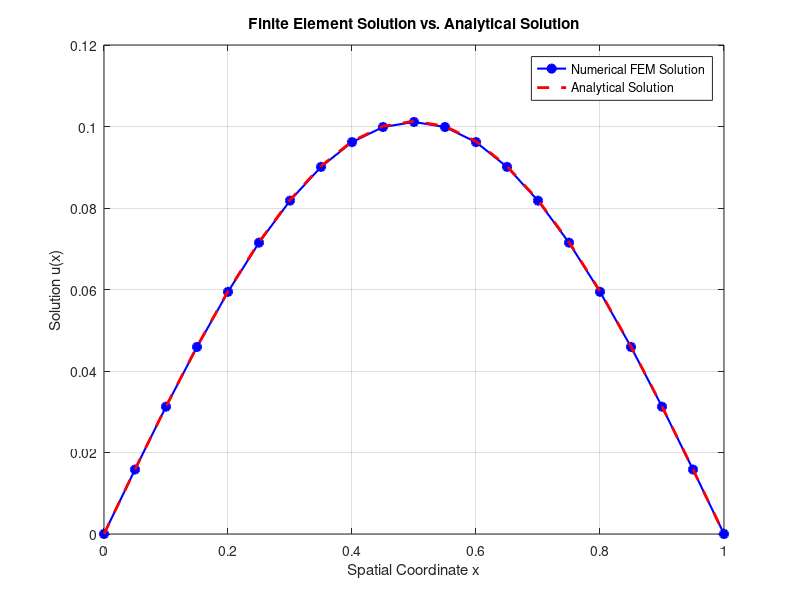
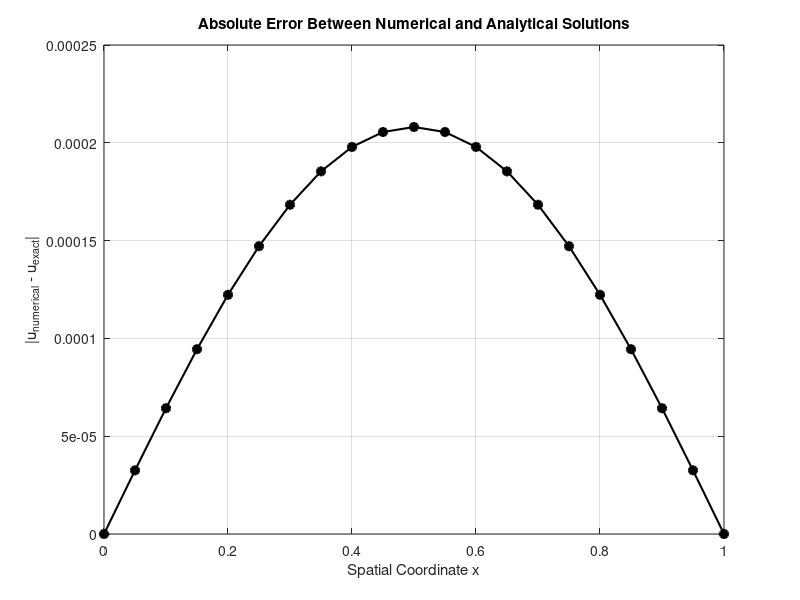

These charts were generated, in order, by the following MATLAB code:
% galerkin_1d.m
% Galerkin Finite Element Solver for the Poisson Equation:
%   -k * d^2u/dx^2 = f(x) on Omega = (0,1)
% with homogeneous Dirichlet boundary conditions:
%   u(0) = 0 and u(1) = 0

clear; clc; close all;

%% 1. Parameters and Domain Discretization

% Physical Parameters
k = 1;                 % Diffusion coefficient (k > 0)
f = @(x) sin(pi*x);    % Source term f(x)

% Numerical Parameters
M = 20;                % Number of finite elements (total nodes = M + 1)
L = 1;                 % Length of the domain
x = linspace(0, L, M+1)';  % Grid points (column vector)
h = x(2) - x(1);           % Element size

% Number of Interior Nodes (excluding boundaries)
N = M - 1;

%% 2. Assembly of Stiffness Matrix (K) and Load Vector (F)

% Initialize global stiffness matrix and load vector
K = sparse(N, N);   % Stiffness matrix
F = zeros(N, 1);    % Load vector

% Loop over each finite element to assemble K and F
for e = 1:M
    % Nodes associated with the current element
    n1 = e;     % Global node number (1 to M)
    n2 = e + 1; % Global node number (2 to M+1)
    
    % Local stiffness matrix for the element
    K_local = (k / h) * [1, -1; -1, 1];
    
    % Local load vector for the element (using Trapezoidal Rule)
    F_local = (h / 6) * [2*f(x(n1)) + f(x(n2)); f(x(n1)) + 2*f(x(n2))];
    % Alternatively, for higher accuracy, use Simpson's Rule or Gaussian Quadrature
    
    % Map local nodes to global unknowns
    % Interior nodes are 2 to M, corresponding to unknowns 1 to N
    % Nodes 1 and M+1 are boundary nodes with known values (homogeneous Dirichlet)
    global_nodes = [n1, n2];
    global_unknowns = global_nodes - 1;
    
    % Assemble the global stiffness matrix
    for i = 1:2
        for j = 1:2
            % Only assemble if both nodes are interior
            if (global_unknowns(i) >= 1) && (global_unknowns(i) <= N) && ...
               (global_unknowns(j) >= 1) && (global_unknowns(j) <= N)
                K(global_unknowns(i), global_unknowns(j)) = ...
                    K(global_unknowns(i), global_unknowns(j)) + K_local(i, j);
            end
        end
    end
    
    % Assemble the global load vector
    for i = 1:2
        if (global_unknowns(i) >= 1) && (global_unknowns(i) <= N)
            F(global_unknowns(i)) = F(global_unknowns(i)) + F_local(i);
        end
    end
end

%% 3. Application of Homogeneous Dirichlet Boundary Conditions

% Since boundary conditions are homogeneous (u(0)=0 and u(1)=0),
% and we have excluded boundary nodes from the unknowns, no modification
% to K and F is necessary. If boundary conditions were non-homogeneous,
% adjustments to F would be required here.

%% 4. Solution of the Linear System

% Solve for interior node values
u_interior = K \ F;

% Construct the full solution including boundary nodes
u = [0; u_interior; 0];

%% 5. Post-processing and Visualization

% Analytical solution (optional, for verification)
% For f(x) = sin(pi x), the analytical solution is:
% u(x) = (1 / pi^2) * sin(pi x)
u_exact = (1 / pi^2) * sin(pi*x);

% Plot Numerical and Analytical Solutions
figure;
plot(x, u, 'bo-', 'LineWidth', 1.5, 'MarkerFaceColor', 'b');
hold on;
plot(x, u_exact, 'r--', 'LineWidth', 2);
xlabel('Spatial Coordinate x');
ylabel('Solution u(x)');
title('Finite Element Solution vs. Analytical Solution');
legend('Numerical FEM Solution', 'Analytical Solution');
grid on;
hold off;

% Plot Absolute Error
error = abs(u - u_exact);
figure;
plot(x, error, 'k-o', 'LineWidth', 1.5, 'MarkerFaceColor', 'k');
xlabel('Spatial Coordinate x');
ylabel('|u_{numerical} - u_{exact}|');
title('Absolute Error Between Numerical and Analytical Solutions');
grid on;

%% 6. (Optional) Display Assembled Matrices

% Uncomment below lines to display the stiffness matrix and load vector
% disp('Stiffness Matrix K:');
% full(K)

% disp('Load Vector F:');
% F
